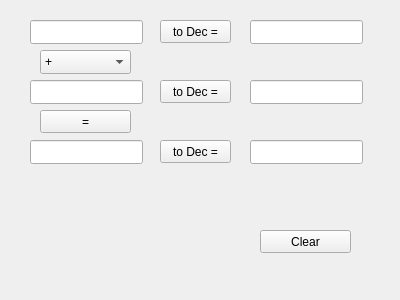
<?xml version="1.0" encoding="UTF-8"?>
<ui version="4.0">
 <class>MainWindow</class>
 <widget class="QMainWindow" name="MainWindow">
  <property name="geometry">
   <rect>
    <x>0</x>
    <y>0</y>
    <width>400</width>
    <height>300</height>
   </rect>
  </property>
  <property name="windowTitle">
   <string>MainWindow</string>
  </property>
  <widget class="QWidget" name="centralWidget">
   <widget class="QLineEdit" name="numberA">
    <property name="geometry">
     <rect>
      <x>30</x>
      <y>20</y>
      <width>113</width>
      <height>24</height>
     </rect>
    </property>
   </widget>
   <widget class="QLineEdit" name="numberB">
    <property name="geometry">
     <rect>
      <x>30</x>
      <y>80</y>
      <width>113</width>
      <height>24</height>
     </rect>
    </property>
   </widget>
   <widget class="QLineEdit" name="decNumberA">
    <property name="geometry">
     <rect>
      <x>250</x>
      <y>20</y>
      <width>113</width>
      <height>24</height>
     </rect>
    </property>
    <property name="readOnly">
     <bool>true</bool>
    </property>
   </widget>
   <widget class="QLineEdit" name="decNumberB">
    <property name="geometry">
     <rect>
      <x>250</x>
      <y>80</y>
      <width>113</width>
      <height>24</height>
     </rect>
    </property>
    <property name="readOnly">
     <bool>true</bool>
    </property>
   </widget>
   <widget class="QPushButton" name="toDecNumberA">
    <property name="geometry">
     <rect>
      <x>160</x>
      <y>20</y>
      <width>71</width>
      <height>23</height>
     </rect>
    </property>
    <property name="text">
     <string>to Dec =</string>
    </property>
   </widget>
   <widget class="QComboBox" name="operationSelect">
    <property name="geometry">
     <rect>
      <x>40</x>
      <y>50</y>
      <width>91</width>
      <height>24</height>
     </rect>
    </property>
    <item>
     <property name="text">
      <string>+</string>
     </property>
    </item>
    <item>
     <property name="text">
      <string>-</string>
     </property>
    </item>
   </widget>
   <widget class="QPushButton" name="toDecNumberB">
    <property name="geometry">
     <rect>
      <x>160</x>
      <y>80</y>
      <width>71</width>
      <height>23</height>
     </rect>
    </property>
    <property name="text">
     <string>to Dec =</string>
    </property>
   </widget>
   <widget class="QPushButton" name="operationCommit">
    <property name="geometry">
     <rect>
      <x>40</x>
      <y>110</y>
      <width>91</width>
      <height>23</height>
     </rect>
    </property>
    <property name="text">
     <string>=</string>
    </property>
   </widget>
   <widget class="QLineEdit" name="operationResult">
    <property name="geometry">
     <rect>
      <x>30</x>
      <y>140</y>
      <width>113</width>
      <height>24</height>
     </rect>
    </property>
    <property name="readOnly">
     <bool>true</bool>
    </property>
   </widget>
   <widget class="QPushButton" name="clear">
    <property name="geometry">
     <rect>
      <x>260</x>
      <y>230</y>
      <width>91</width>
      <height>23</height>
     </rect>
    </property>
    <property name="text">
     <string>Clear</string>
    </property>
   </widget>
   <widget class="QPushButton" name="toDecResult">
    <property name="geometry">
     <rect>
      <x>160</x>
      <y>140</y>
      <width>71</width>
      <height>23</height>
     </rect>
    </property>
    <property name="text">
     <string>to Dec =</string>
    </property>
   </widget>
   <widget class="QLineEdit" name="decResult">
    <property name="geometry">
     <rect>
      <x>250</x>
      <y>140</y>
      <width>113</width>
      <height>24</height>
     </rect>
    </property>
    <property name="readOnly">
     <bool>true</bool>
    </property>
   </widget>
  </widget>
 </widget>
 <layoutdefault spacing="6" margin="11"/>
 <resources/>
 <connections/>
</ui>
